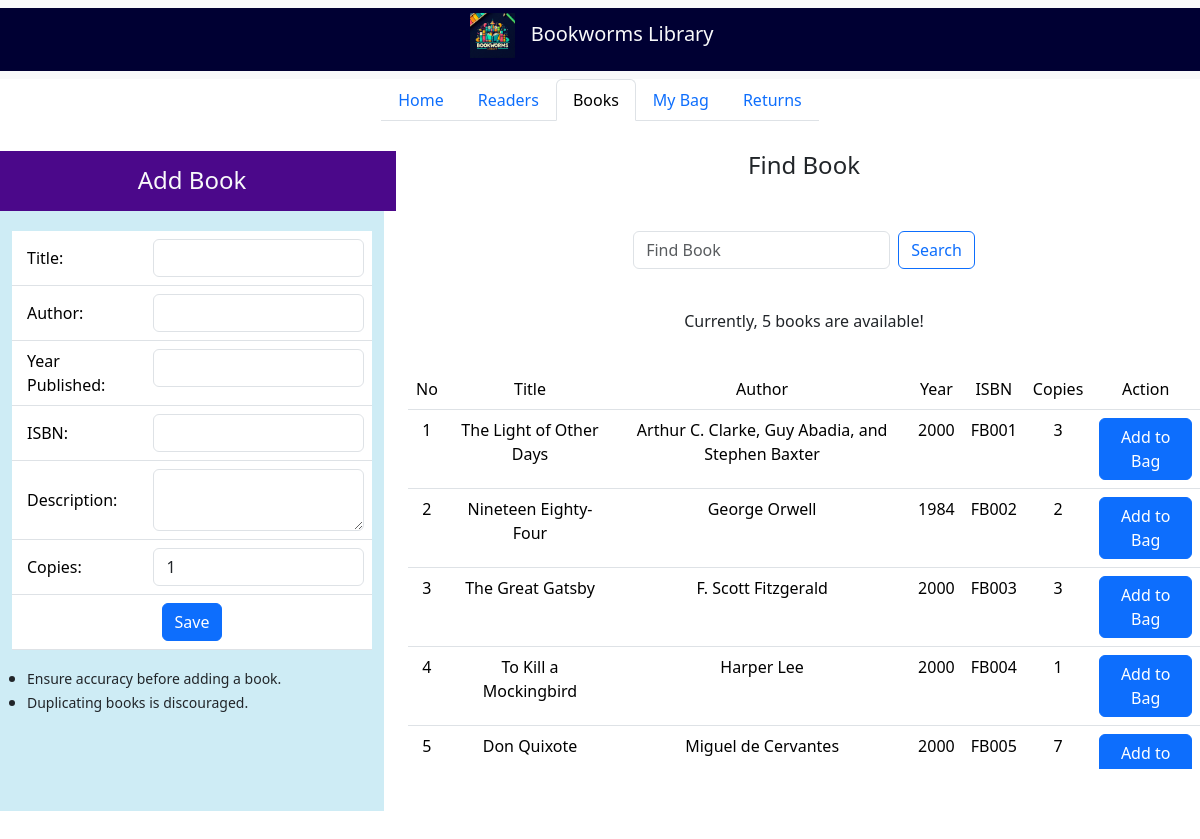
The page /books/ on the database its author committed.
### lms_app/models.py (models this page shows, shortened)
class Book(models.Model):
    title = models.CharField(max_length=200)
    author = models.CharField(max_length=200)
    book_year = models.IntegerField(default=2000)
    isbn = models.CharField(max_length=13, unique=True)
    description = models.TextField()
    copies = models.IntegerField(default=1)

### lms_app/views.py (the view)
# urls.py: path('books/', books, name='books'),
def books (request):
    books = Book.objects.all()
    return render(request, "books.html", context={"current_tab": "books", "books": books})

### lms_app/templates/books.html (shortened to what this page needs)
<!DOCTYPE html>
{% extends "index.html" %}
{% load static %}
{% block main_content %}
<div class="container-flex text-center justify-content-center align-items-center" style="padding-top:10px; padding-bottom: 20px; margin-top: 10px; vertical-align:middle;">
    <div class="row justify-content-center align-middle" style="margin-top: 10px; height:60px;">
        <div class="col-md-4 text-light" style="background:#4B088A;">
            <h4 style="margin-top:15px">Add Book</h4>
        </div>
        <div class="col-md-8">
            <h4>Find Book</h4>
        </div>
    </div>
    <div class="row">
        <div class="col-md-4">
            <div class="container" style="overflow-y:auto;height: 600px;background:#CEECF5">
                <form class="d-flex" action="/books/add/" method="POST">
                    <table class="table" style="margin-top: 20px">
                        <tr>
                            <td style="text-align: left; vertical-align: middle; padding-left: 15px;">Title:</td>
                            <td><input type="text" class="form-control" name="book_title" required></td>
                        </tr>
                        <tr>
                            <td style="text-align: left; vertical-align: middle; padding-left: 15px;">Author:</td>
                            <td><input type="text" class="form-control" name="book_author" required></td>
                        </tr>
                        <tr>
                            <td style="text-align: left; vertical-align: middle; padding-left: 15px;">Year Published:</td>
                            <td><input type="number" class="form-control" name="book_year" required></td>
                        </tr>
                        <tr>
                            <td style="text-align: left; vertical-align: middle; padding-left: 15px;">ISBN:</td>
                            <td><input type="text" class="form-control" name="book_isbn" required></td>
                        </tr>
                        <tr>
                            <td style="text-align: left; vertical-align: middle; padding-left: 15px;">Description:</td>
                            <td><textarea class="form-control" name="book_description" required></textarea></td>
                        </tr>
                        <tr>
                            <td style="text-align: left; vertical-align: middle; padding-left: 15px;">Copies:</td>
                            <td><input class="form-control" type="number" name="book_copies" min="1" value="1" required></td>
                        </tr>
                        <tr>
                            <td colspan="2"><button class="btn btn-primary" type="submit">Save</button></td>
                        </tr>
                    </table>
                </form>
                <ul style="text-align: left; vertical-align: middle; padding-left: 15px;">
                    <li><small>Ensure accuracy before adding a book.</small></li>
                    <li><small>Duplicating books is discouraged.</small></li>
                </ul>
            </div>
        </div>
        <div class="col-md-8">
            <div class="row">
                <nav class="navbar bg-body-light" style="padding-top: 20px; padding-bottom: 20px;">
                    <div class="container fluid justify-content-center align-items-center">
                        <form class="d-flex" role="search" action="{% url 'search_books' %}" method="GET">
                            <input class="form-control me-2" type="search" name="query" placeholder="Find Book" aria-label="Search">
                            <button class="btn btn-outline-primary" type="submit">Search</button>
                        </form>
                    </div>
                </nav>
            </div>
            <div class="row" style="margin-top: 20px;">
                <p>Currently, {{ books|length }} books are available!</p>
            </div>
            <div class="row" style="margin-top: 20px;">
                <div class="container" style="overflow-y:auto;height:400px">
                    <table class="table table-hover">
                        <thead>
                            <tr>
                                <td>No</td>
                                <td>Title</td>
                                <td>Author</td>
                                <td>Year</td>
                                <td>ISBN</td>
                                <td>Copies</td>
                                <td>Action</td>
                            </tr>
                        </thead>
                        <tbody>
                            {% for book in books %}
                                <tr>
                                    <td>{{ forloop.counter }}</td>
                                    <td>{{ book.title }}</td>
                                    <td>{{ book.author }}</td>
                                    <td>{{ book.book_year }}</td>
                                    <td>{{ book.isbn }}</td>
                                    <td>{{ book.copies }}</td>
                                    <td>
                                        <button
                                            class="btn btn-primary"
                                            onclick="toggleBag('{{ book.id }}')"
                                            id="bag-btn-{{ book.id }}">
                                            Add to Bag
                                        </button>
                                    </td>
                                </tr>
                            {% empty %}
                                <tr>
                                    <td colspan="7">No books found.</td>
                                </tr>
                            {% endfor %}
                        </tbody>
                    </table>
                </div>
            </div>
        </div>
    </div>
</div>
{% endblock %}

### rows shown on the page
Book: title "The Light of Other Days", author "Arthur C. Clarke, Guy Abadia, and Stephen Baxter", book_year "2000", isbn "FB001", copies "3"
Book: title "Nineteen Eighty-Four", author "George Orwell", book_year "1984", isbn "FB002", copies "2"
Book: title "The Great Gatsby", author "F. Scott Fitzgerald", book_year "2000", isbn "FB003", copies "3"
Book: title "To Kill a Mockingbird", author "Harper Lee", book_year "2000", isbn "FB004", copies "1"
Book: title "Don Quixote", author "Miguel de Cervantes", book_year "2000", isbn "FB005", copies "7"

### other values the page prints
{{ books|length }} "5"
